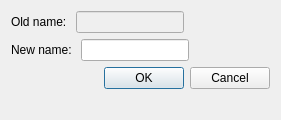
<?xml version="1.0" encoding="UTF-8"?>
<ui version="4.0">
 <class>RenameColumnDialogForm</class>
 <widget class="QDialog" name="RenameColumnDialogForm">
  <property name="geometry">
   <rect>
    <x>0</x>
    <y>0</y>
    <width>281</width>
    <height>120</height>
   </rect>
  </property>
  <property name="windowTitle">
   <string>Rename column</string>
  </property>
  <layout class="QGridLayout" name="gridLayout">
   <item row="0" column="0">
    <layout class="QVBoxLayout" name="verticalLayout">
     <item>
      <layout class="QHBoxLayout" name="horizontalLayout">
       <item>
        <widget class="QLabel" name="label">
         <property name="text">
          <string>Old name: </string>
         </property>
        </widget>
       </item>
       <item>
        <widget class="QLineEdit" name="m_oldNameLineEdit">
         <property name="enabled">
          <bool>false</bool>
         </property>
        </widget>
       </item>
       <item>
        <spacer name="horizontalSpacer">
         <property name="orientation">
          <enum>Qt::Horizontal</enum>
         </property>
         <property name="sizeHint" stdset="0">
          <size>
           <width>40</width>
           <height>20</height>
          </size>
         </property>
        </spacer>
       </item>
      </layout>
     </item>
     <item>
      <layout class="QHBoxLayout" name="horizontalLayout_2">
       <item>
        <widget class="QLabel" name="label_2">
         <property name="text">
          <string>New name: </string>
         </property>
        </widget>
       </item>
       <item>
        <widget class="QLineEdit" name="m_newNameLineEdit"/>
       </item>
       <item>
        <spacer name="horizontalSpacer_2">
         <property name="orientation">
          <enum>Qt::Horizontal</enum>
         </property>
         <property name="sizeHint" stdset="0">
          <size>
           <width>40</width>
           <height>20</height>
          </size>
         </property>
        </spacer>
       </item>
      </layout>
     </item>
     <item>
      <widget class="QDialogButtonBox" name="m_buttonBox">
       <property name="orientation">
        <enum>Qt::Horizontal</enum>
       </property>
       <property name="standardButtons">
        <set>QDialogButtonBox::Cancel|QDialogButtonBox::Ok</set>
       </property>
      </widget>
     </item>
     <item>
      <spacer name="verticalSpacer">
       <property name="orientation">
        <enum>Qt::Vertical</enum>
       </property>
       <property name="sizeHint" stdset="0">
        <size>
         <width>20</width>
         <height>40</height>
        </size>
       </property>
      </spacer>
     </item>
    </layout>
   </item>
  </layout>
 </widget>
 <resources/>
 <connections>
  <connection>
   <sender>m_buttonBox</sender>
   <signal>accepted()</signal>
   <receiver>RenameColumnDialogForm</receiver>
   <slot>accept()</slot>
   <hints>
    <hint type="sourcelabel">
     <x>248</x>
     <y>254</y>
    </hint>
    <hint type="destinationlabel">
     <x>157</x>
     <y>274</y>
    </hint>
   </hints>
  </connection>
  <connection>
   <sender>m_buttonBox</sender>
   <signal>rejected()</signal>
   <receiver>RenameColumnDialogForm</receiver>
   <slot>reject()</slot>
   <hints>
    <hint type="sourcelabel">
     <x>316</x>
     <y>260</y>
    </hint>
    <hint type="destinationlabel">
     <x>286</x>
     <y>274</y>
    </hint>
   </hints>
  </connection>
 </connections>
</ui>
